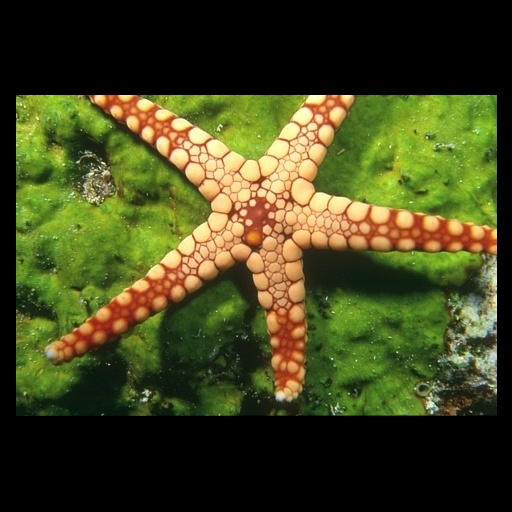
#> input picture bsds_test1.jpg, 512 x 512 px, given as the content of the folder ./BSDS200_Padded, which was not available
$ python SRIP_DATA_BUILDER.py
#> lines starting #> are read from the running program, lines starting #| are printed output that depends on the picture; after the words box and inside, x2 and y2 are one past the last pixel; in counts of white or black regions, pixels touching at a corner belong together; pictures that were not available may be replaced by others from this repository, and a replacement may not be noted
import cv2
import numpy as np
import matplotlib.pyplot as plt
import os

class DATA:
    def salt_pepper_noise(self,image):
            row,col,ch = image.shape
            s_vs_p = 0.5
            amount = 0.004
            out = np.copy(image)
              # Salt mode
            num_salt = np.ceil(amount * image.size * s_vs_p)
            coords = [np.random.randint(0, i - 1, int(num_salt))
                      for i in image.shape]
            out[coords] = 1
            # Pepper mode
            num_pepper = np.ceil(amount* image.size * (1. - s_vs_p))
            coords = [np.random.randint(0, i - 1, int(num_pepper))
                      for i in image.shape]
            out[coords] = 0
            return out

    def preprocess_image(self,img , blur_kernel = (3 , 3)):
            img = cv2.blur(img , blur_kernel)
            img = self.salt_pepper_noise(img) ## salt pepper noise
            img[img > 20] = img[img > 20] - 20
            return img

    def patchify(self , img  , scale = 1):
            p = int(self.patch_size/scale)
            r = int(img.shape[0] / p)
            c = int(img.shape[1] / p)
            patch_list = []
            for R in range(0,r):
                for C in range(0,c):
                    patch_list.append(img[R*p:(R+1)*p,C*p:(C+1)*p])
            return patch_list,r,c

    def reconstruct(self , li ,r , c , scale=1):
            image = np.zeros((int(r*(self.patch_size/scale)),int(c*(self.patch_size/scale)) , 3))
            print(image.shape)
            i = 0
            p = int(self.patch_size / scale)
            for R in range(0,r):
                for C in range(0,c):
                    image[R*p:(R+1)*p,C*p:(C+1)*p] = li[i]
                    i = i+1
            return np.array(image, np.uint8)

    def __init__(self , folder = './' , patch_size = 64 ):
            self.folder = folder
            self.patch_size = patch_size


    def save_data(self):
            np.save('training_patches_Y.npy'  , self.training_patches_Y )
            if self.patch_size == 64:
                np.save('training_patches_2x.npy' , self.training_patches_2x)
            elif self.patch_size == 128:
                np.save('training_patches_4x.npy' , self.training_patches_4x)
            elif self.patch_size == 256:
                np.save('training_patches_8x.npy' , self.training_patches_8x)
            #np.save('training_noisy_patches_2x.npy' , self.training_noisy_patches_2x)
            #np.save('training_noisy_patches_4x.npy' , self.training_noisy_patches_4x)
            #np.save('training_noisy_patches_8x.npy' , self.training_noisy_patches_8x)

    def load_data(self , folder=''):
            self.training_patches_Y  = np.load( folder+'/'+'training_patches_Y.npy')
            if self.patch_size == 64:
                self.training_patches_2x = np.load( folder+'/'+'training_patches_2x.npy')
            elif self.patch_size == 128:
                self.training_patches_4x = np.load( folder+'/'+'training_patches_4x.npy')
            elif self.patch_size == 256:
                self.training_patches_8x = np.load( folder+'/'+'training_patches_8x.npy')
            # self.training_noisy_patches_2x = np.load( folder+'/'+'training_noisy_patches_2x.npy')
            # self.training_noisy_patches_4x = np.load( folder+'/'+'training_noisy_patches_4x.npy')
            # self.training_noisy_patches_8x = np.load( folder+'/'+'training_noisy_patches_8x.npy')
            print(folder , " extreacted in !!")

    def construct_list(self ):
            train_data_list = []
            train_noisy_data_list = []
            i = 1
            for root , subFolder , files in os.walk(self.folder):
                try:
                    for file in files:
                        if file.split('.')[1] in ('jpg','png','jpeg'):
                            img = cv2.imread(root+'/'+file)
#> img is the input picture: shape (512, 512, 3); mean B, G, R 29.8, 69.9, 67.1
                            img = cv2.cvtColor(img , cv2.COLOR_BGR2RGB)
                            r = self.patch_size - img.shape[0] % self.patch_size
#> r = 64
                            c = self.patch_size - img.shape[1] % self.patch_size
#> c = 64
                            noisy_img = self.preprocess_image(img)
#> in preprocess_image, `img = cv2.blur(img , blur_kernel)`:
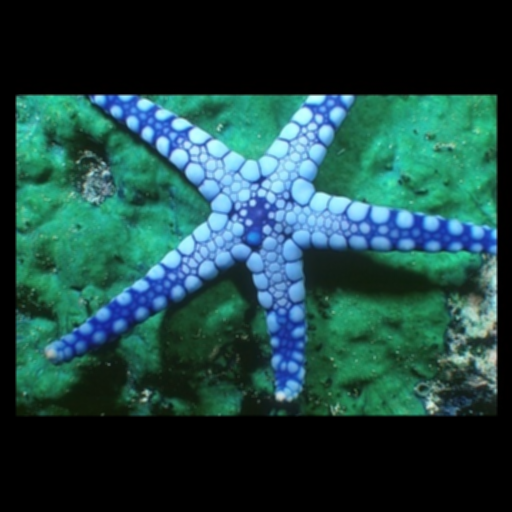
#> img: shape (512, 512, 3); mean of channels 0, 1, 2 67.1, 69.9, 29.8; drawn as B, G, R
#> in salt_pepper_noise, `out[coords] = 1`:
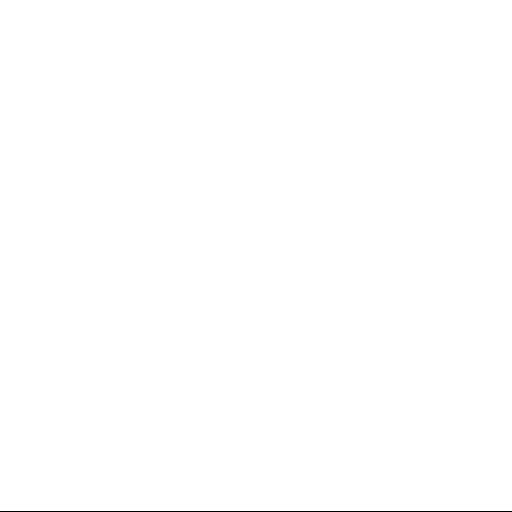
#> out: shape (512, 512, 3); values 0 (black) and 1 (white), 99.8% white; black in thin lines or dots, all inside (x1, y1, x2, y2) = (0, 511, 512, 512)
#> in salt_pepper_noise, `out[coords] = 0`:
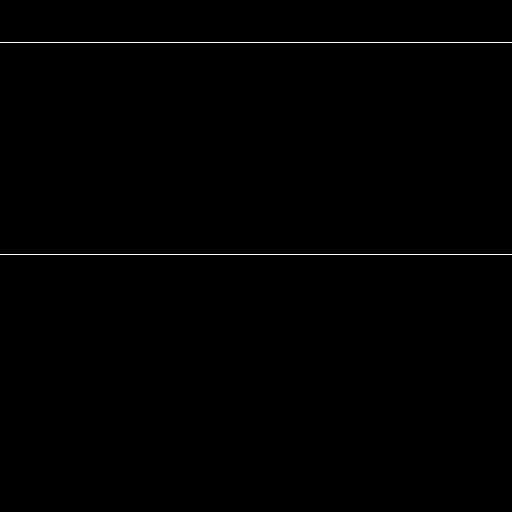
#> out: shape (512, 512, 3); values 0 (black) and 1 (white), 0.39% white in thin lines or dots, all inside (x1, y1, x2, y2) = (0, 42, 512, 255)
                            img = np.pad(img, [(0,r),(0,c),(0,0)] , 'constant')
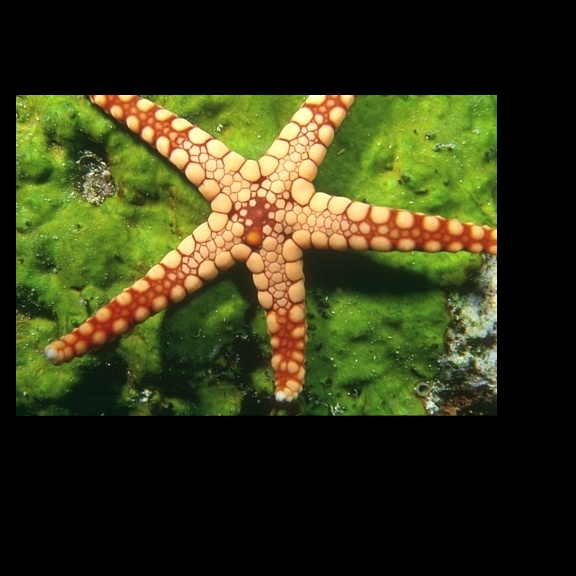
#> img: shape (576, 576, 3); mean R, G, B 53, 55.3, 23.5
                            noisy_img = np.pad(noisy_img, [(0,r),(0,c),(0,0)] , 'constant')
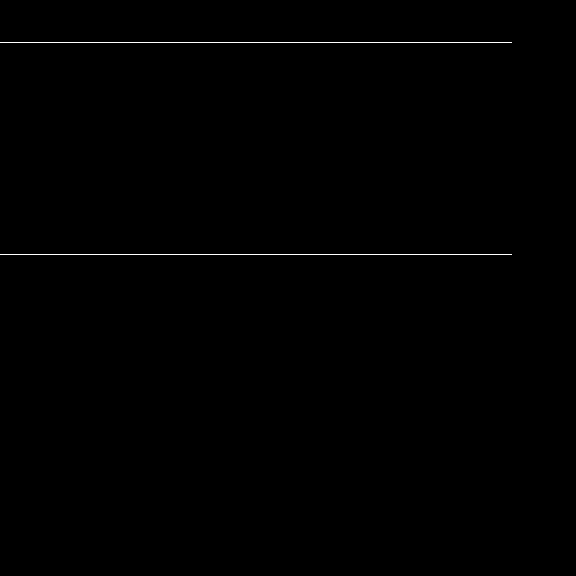
#> noisy_img: shape (576, 576, 3); values 0 (black) and 1 (white), 0.31% white in thin lines or dots, all inside (x1, y1, x2, y2) = (0, 42, 512, 255)
                            train_data_list.append(img)
                            train_noisy_data_list.append(noisy_img)
                            print('processed image: ',i)
                            i = i + 1
                            # if i > 1:
                            #     break
                except OSError as e:
                    print('failed at file: ',root+'/'+file,' with ', e)
                # if i > 1:
                #     break
            self.train_data_list = train_data_list
#> self.train_data_list = 1 item
            self.train_noisy_data_list = train_noisy_data_list
#> self.train_noisy_data_list = 1 item
            self.training_patches_Y=[]
            self.training_patches_2x=[]
            self.training_patches_4x=[]
            self.training_patches_8x=[]
            self.training_noisy_patches_2x=[]
            self.training_noisy_patches_4x=[]
            self.training_noisy_patches_8x=[]
            for i in range(len(train_data_list)):
                img = train_data_list[i]
                noisy_img = train_noisy_data_list[i]
                self.training_patches_Y  += self.patchify(img)[0]
                if self.patch_size == 64:
                    self.training_patches_2x += self.patchify(cv2.resize(img , (int(img.shape[1]/2),int(img.shape[0]/2)) ,interpolation=cv2.INTER_LINEAR) , scale=2)[0]
                elif self.patch_size == 128:
                    self.training_patches_4x += self.patchify(cv2.resize(img , (int(img.shape[1]/4),int(img.shape[0]/4)) ,interpolation=cv2.INTER_LINEAR) , scale=4)[0]
                elif self.patch_size == 256:
                    self.training_patches_8x += self.patchify(cv2.resize(img , (int(img.shape[1]/8),int(img.shape[0]/8)) ,interpolation=cv2.INTER_LINEAR) , scale=8)[0]
#> this loop made 1 pass
#> after the loop, self.training_patches_4x = []; self.training_patches_8x = []
                #self.training_noisy_patches_2x += self.patchify(cv2.resize(noisy_img , (int(noisy_img.shape[1]/2),int(noisy_img.shape[0]/2)) ,interpolation=cv2.INTER_LINEAR) , scale=2)[0]
                #self.training_noisy_patches_4x += self.patchify(cv2.resize(noisy_img , (int(noisy_img.shape[1]/4),int(noisy_img.shape[0]/4)) ,interpolation=cv2.INTER_LINEAR) , scale=4)[0]
                #self.training_noisy_patches_8x += self.patchify(cv2.resize(noisy_img , (int(noisy_img.shape[1]/8),int(noisy_img.shape[0]/8)) ,interpolation=cv2.INTER_LINEAR) , scale=8)[0]
            self.training_patches_Y = np.array(self.training_patches_Y,np.uint8)
            if self.patch_size == 64:
                self.training_patches_2x = np.array(self.training_patches_2x,np.uint8)
            elif self.patch_size == 128:
                self.training_patches_4x = np.array(self.training_patches_4x,np.uint8)
            elif self.patch_size == 256:
                self.training_patches_8x = np.array(self.training_patches_8x,np.uint8)
            #self.training_noisy_patches_2x = np.array(self.training_noisy_patches_2x,np.uint8)
            #self.training_noisy_patches_4x = np.array(self.training_noisy_patches_4x,np.uint8)
            #self.training_noisy_patches_8x = np.array(self.training_noisy_patches_8x,np.uint8)

if __name__ == "__main__":
    import time
    s = time.time()
    d = DATA(folder='./BSDS200_Padded') ## Call for constructing the Object. Give the root directory where it can find the
    # images. It will walk and find everything
    d.construct_list() # only when you need to create everything a new
    print('amount of data:' , d.training_patches_Y.shape)
#| amount of data: (81, 64, 64, 3)
    d.save_data() # save that constructed list
    d.load_data()
#> (the run stopped early here; a loop or call above may not have finished)
